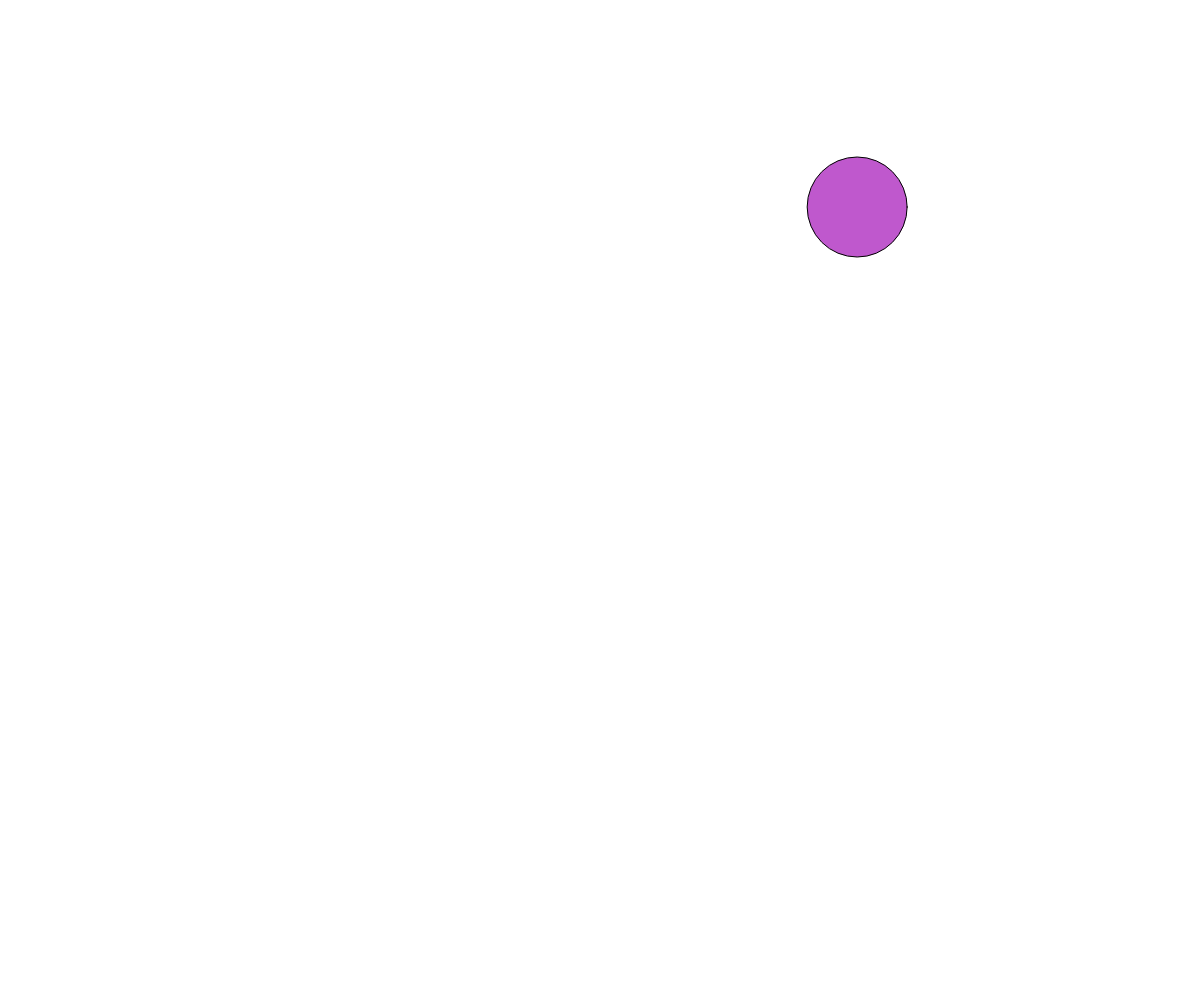
Frame 1 (no input)
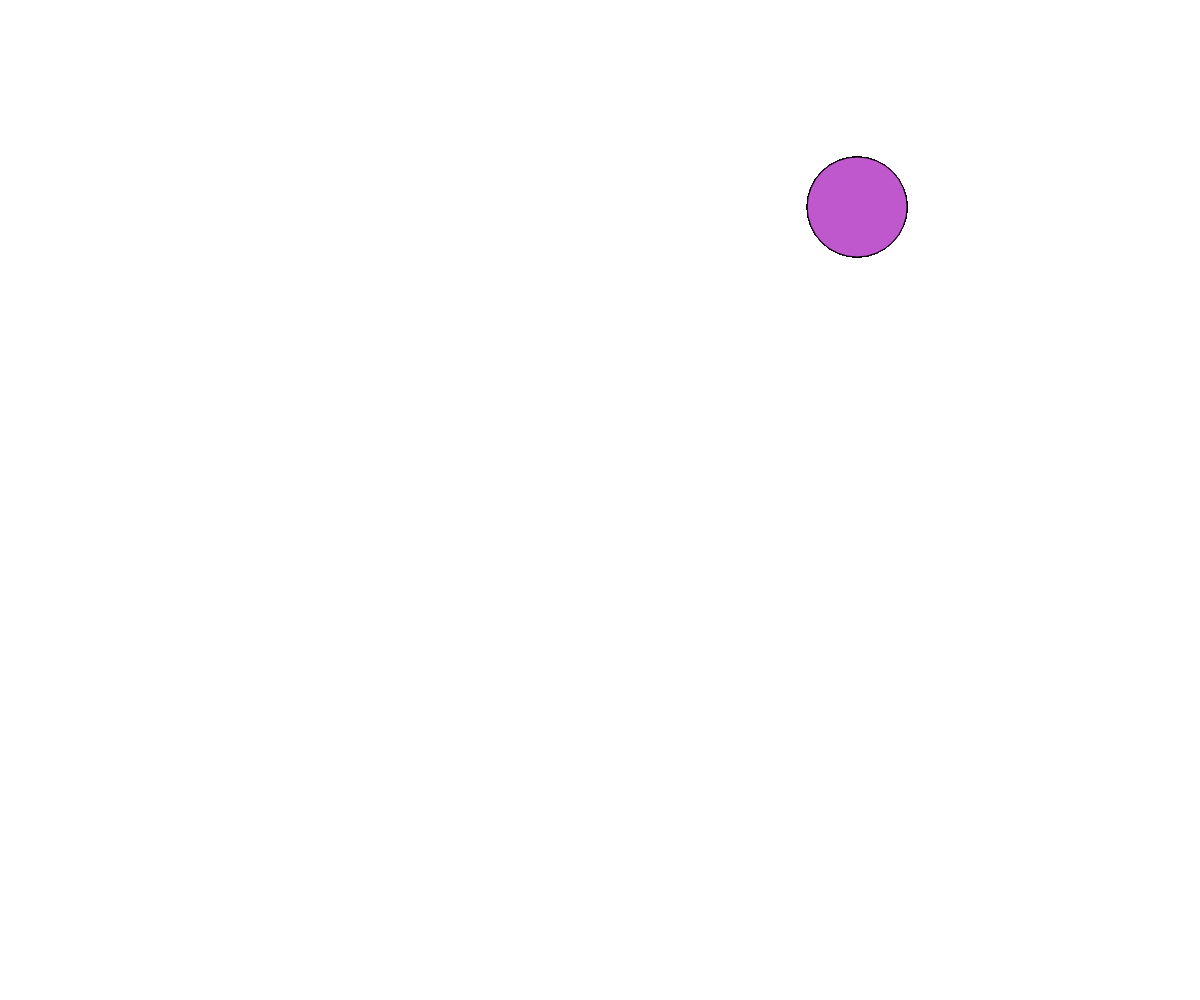
Frame 60 (no input)
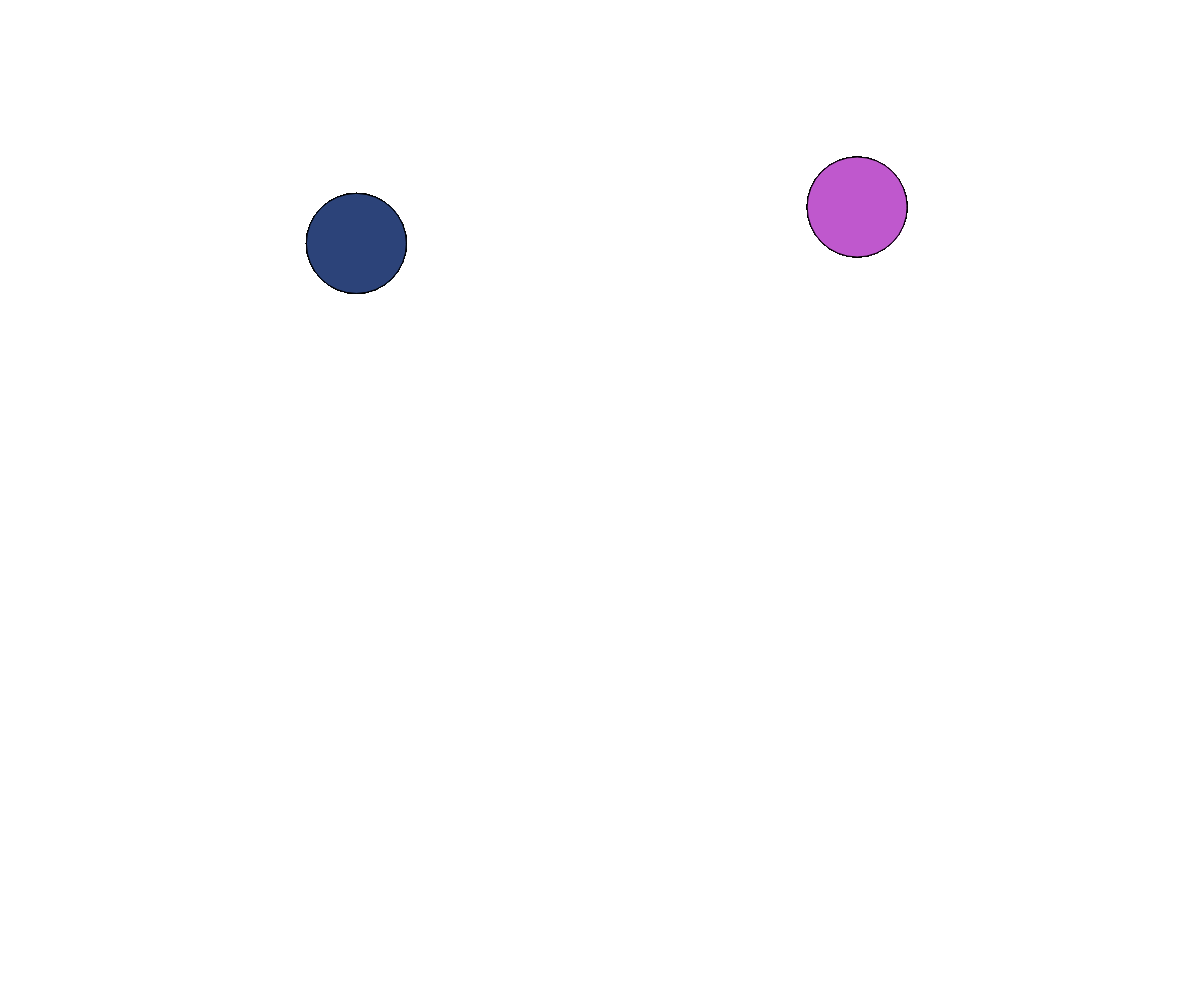
Frame 120 (the mouse pressed at the canvas centre since frame 60)

The p5.js sketch that drew these frames (run headless with seeded random() and noise() and a simulated clock; from frame 60 on, the mouse is pressed at the canvas centre):

// p5.js sketch
// ── sketch.js
// MAMD Creative Coding & Future Web, 2026, Amaury Hamon

let circleX;
let circleY;
let circleColor;

function setup() {
  createCanvas(windowWidth, windowHeight);
  setPositionAndColor();

}

function draw() {
  
  drawCircle();
}

function setPositionAndColor(){
  circleX = random(0, width);
  circleY = random(0, height);
  circleColor = color(random(0, 255), random(0, 255), random(0, 255));
}

function mousePressed(){
  setPositionAndColor();
}

function drawCircle(){
  fill(circleColor);
  circle(circleX, circleY, 100);
}
